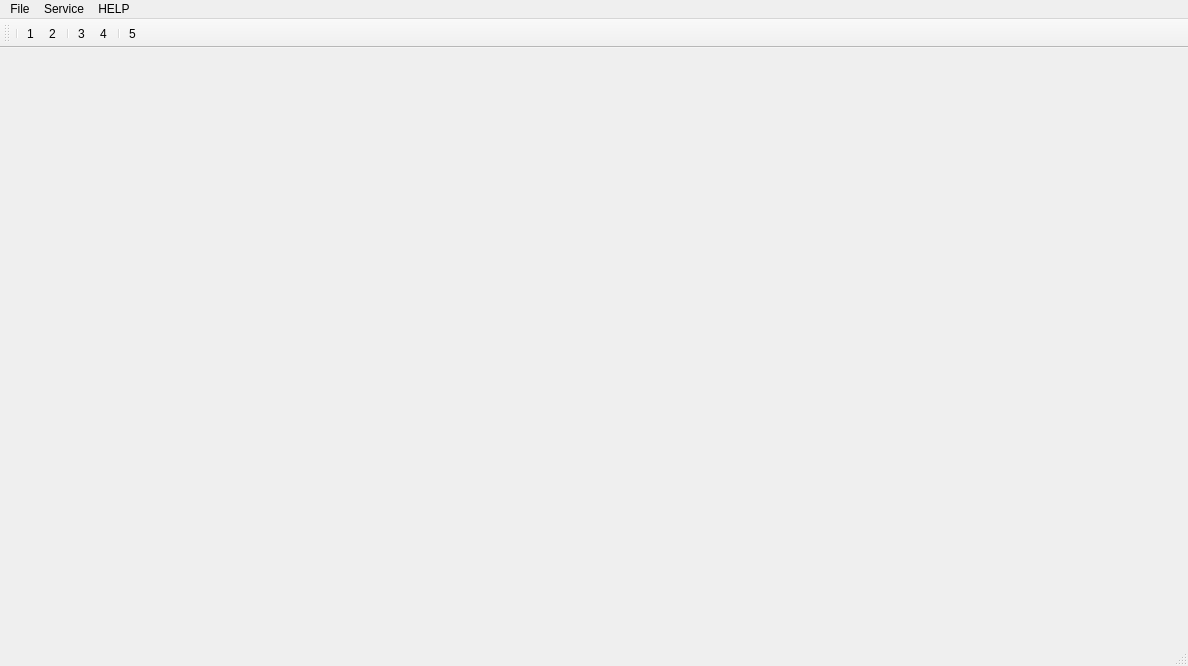
<?xml version="1.0" encoding="UTF-8"?>
<ui version="4.0">
 <class>MainWindow</class>
 <widget class="QMainWindow" name="MainWindow">
  <property name="geometry">
   <rect>
    <x>0</x>
    <y>0</y>
    <width>1188</width>
    <height>666</height>
   </rect>
  </property>
  <property name="windowTitle">
   <string>MainWindow</string>
  </property>
  <widget class="QWidget" name="centralWidget">
   <layout class="QVBoxLayout" name="verticalLayout">
    <item>
     <layout class="QGridLayout" name="gridLayout"/>
    </item>
   </layout>
  </widget>
  <widget class="QMenuBar" name="menuBar">
   <property name="geometry">
    <rect>
     <x>0</x>
     <y>0</y>
     <width>1188</width>
     <height>20</height>
    </rect>
   </property>
   <widget class="QMenu" name="menuFile">
    <property name="title">
     <string>File</string>
    </property>
    <addaction name="actionLoad_file"/>
   </widget>
   <widget class="QMenu" name="menuSelect_objects">
    <property name="title">
     <string>Service</string>
    </property>
    <addaction name="actionStart_algo"/>
    <addaction name="separator"/>
    <addaction name="actionColor_of_objects"/>
    <addaction name="actionColorize_all"/>
    <addaction name="separator"/>
   </widget>
   <widget class="QMenu" name="menuAutor">
    <property name="title">
     <string>HELP</string>
    </property>
    <addaction name="actionHotKeys"/>
    <addaction name="actionFAQ"/>
    <addaction name="actionabout"/>
   </widget>
   <addaction name="menuFile"/>
   <addaction name="menuSelect_objects"/>
   <addaction name="menuAutor"/>
  </widget>
  <widget class="QToolBar" name="mainToolBar">
   <attribute name="toolBarArea">
    <enum>TopToolBarArea</enum>
   </attribute>
   <attribute name="toolBarBreak">
    <bool>true</bool>
   </attribute>
   <addaction name="separator"/>
   <addaction name="action1"/>
   <addaction name="action2"/>
   <addaction name="separator"/>
   <addaction name="action3"/>
   <addaction name="action4"/>
   <addaction name="separator"/>
   <addaction name="action5"/>
  </widget>
  <widget class="QStatusBar" name="statusBar"/>
  <action name="action1">
   <property name="checkable">
    <bool>false</bool>
   </property>
   <property name="icon">
    <iconset resource="resource.qrc">
     <normaloff>:/res/plus.png</normaloff>:/res/plus.png</iconset>
   </property>
   <property name="text">
    <string>1</string>
   </property>
   <property name="toolTip">
    <string>Zoom in</string>
   </property>
  </action>
  <action name="action2">
   <property name="icon">
    <iconset resource="resource.qrc">
     <normaloff>:/res/minus.png</normaloff>:/res/minus.png</iconset>
   </property>
   <property name="text">
    <string>2</string>
   </property>
   <property name="toolTip">
    <string>Zoom out</string>
   </property>
  </action>
  <action name="action3">
   <property name="checkable">
    <bool>true</bool>
   </property>
   <property name="icon">
    <iconset resource="resource.qrc">
     <normaloff>:/res/draw.png</normaloff>:/res/draw.png</iconset>
   </property>
   <property name="text">
    <string>3</string>
   </property>
   <property name="toolTip">
    <string>draw tool</string>
   </property>
  </action>
  <action name="action4">
   <property name="checkable">
    <bool>true</bool>
   </property>
   <property name="icon">
    <iconset resource="resource.qrc">
     <normaloff>:/res/erase.png</normaloff>:/res/erase.png</iconset>
   </property>
   <property name="text">
    <string>4</string>
   </property>
   <property name="toolTip">
    <string>erase tool</string>
   </property>
  </action>
  <action name="action5">
   <property name="icon">
    <iconset resource="resource.qrc">
     <normaloff>:/res/Programming-Save-icon.png</normaloff>:/res/Programming-Save-icon.png</iconset>
   </property>
   <property name="text">
    <string>5</string>
   </property>
   <property name="toolTip">
    <string>Save data</string>
   </property>
  </action>
  <action name="actionLoad_file">
   <property name="text">
    <string>Load file</string>
   </property>
  </action>
  <action name="actionStart_algo">
   <property name="icon">
    <iconset resource="resource.qrc">
     <normaloff>:/res/Start-2-icon.png</normaloff>:/res/Start-2-icon.png</iconset>
   </property>
   <property name="text">
    <string>Start algo</string>
   </property>
  </action>
  <action name="actionColor_of_objects">
   <property name="text">
    <string>Color of objects</string>
   </property>
  </action>
  <action name="actionColorize_all">
   <property name="text">
    <string>Colorize all </string>
   </property>
  </action>
  <action name="actionSet_thickness_of_pen_erase">
   <property name="text">
    <string>Set thickness of pen/erase</string>
   </property>
  </action>
  <action name="actionHotKeys">
   <property name="text">
    <string>HotKeys...</string>
   </property>
  </action>
  <action name="actionFAQ">
   <property name="text">
    <string>FAQ</string>
   </property>
  </action>
  <action name="actionabout">
   <property name="text">
    <string>about</string>
   </property>
  </action>
 </widget>
 <layoutdefault spacing="6" margin="11"/>
 <resources>
  <include location="resource.qrc"/>
 </resources>
 <connections/>
</ui>
